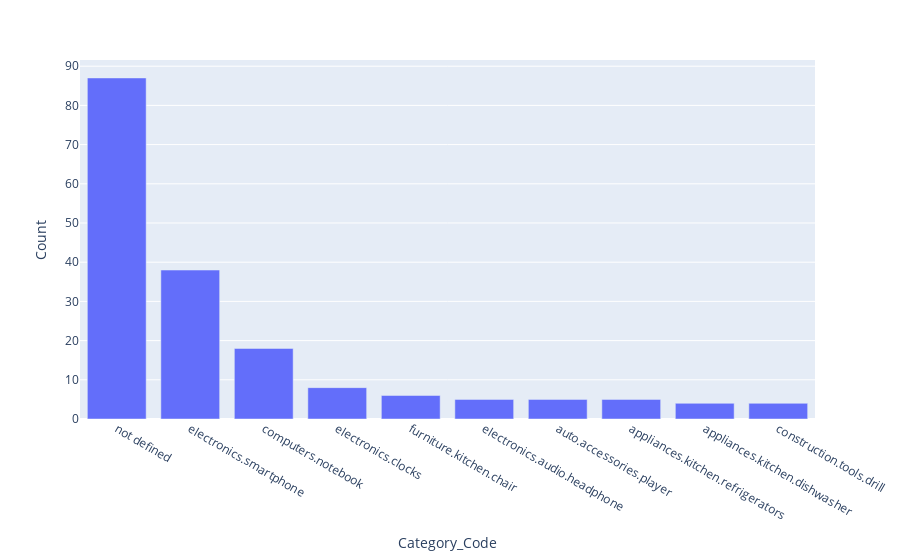

This figure's notebook cell:
### Markdown cell above
The category_code is describing the category, a product_id and category_id is assigned to. Every Product_id and Category_id is assigned to a single category_code, which is summarizing many product_ids and category_ids into categories. As you can see in the overview, there are ... unique category_code.

### Code cell
sdf_count_per_category_code=spark.sql("SELECT DISTINCT(category_code) AS Category_Code, \
                                              COUNT(product_id) AS Count \
                                        FROM Data \
                                        GROUP BY category_code \
                                        ORDER BY Count DESC")
px.bar(sdf_count_per_category_code.limit(10).toPandas(), x="Category_Code", y="Count")

### Figure 1 — Plotly figure (JSON) as saved in the notebook; plotly's stock layout.template omitted (floating-point values rounded to 4 significant figures)
{"data": [{"alignmentgroup": "True", "hovertemplate": "Category_Code=%{x}<br>Count=%{y}<extra></extra>", "legendgroup": "", "marker": {"color": "#636efa"}, "name": "", "offsetgroup": "", "orientation": "v", "showlegend": false, "textposition": "auto", "type": "bar", "x": ["not defined", "electronics.smartphone", "computers.notebook", "electronics.clocks", "furniture.kitchen.chair", "electronics.audio.headphone", "auto.accessories.player", "appliances.kitchen.refrigerators", "appliances.kitchen.dishwasher", "construction.tools.drill"], "xaxis": "x", "y": [87, 38, 18, 8, 6, 5, 5, 5, 4, 4], "yaxis": "y"}], "layout": {"barmode": "relative", "legend": {"tracegroupgap": 0}, "margin": {"t": 60}, "xaxis": {"anchor": "y", "domain": [0, 1], "title": {"text": "Category_Code"}}, "yaxis": {"anchor": "x", "domain": [0, 1], "title": {"text": "Count"}}}}
